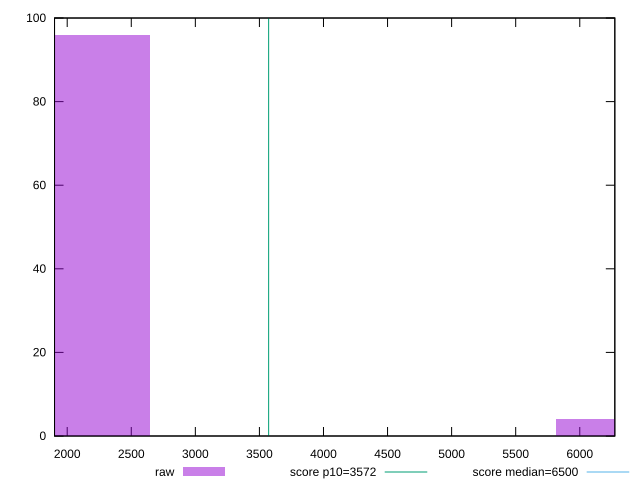

gnuplot code for this plot:
reset

$raw <<EOF
2115.0457858825625 96
6345.137357647687 4
EOF

set key outside below
set boxwidth 1057.5228929412813
set xrange [1901.1513500000005:6273.5623]
set yrange [0:100]
set trange [0:100]
set style fill transparent solid 0.5 noborder

set parametric
set terminal svg size 640, 490 enhanced background rgb 'white'
set output "report_00023_2021-02-20T12:14:57.249Z/first-cpu-idle/samples/pages+cached+noadtech+nomedia/raw/histogram.svg"

plot $raw title "raw" with boxes, \
     3572,t title "score p10=3572", \
     6500,t title "score median=6500"

reset
